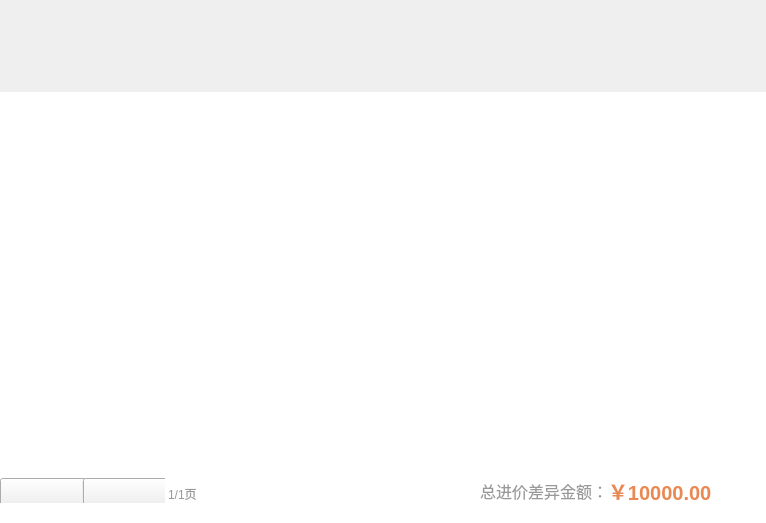
<?xml version="1.0" encoding="UTF-8"?>
<ui version="4.0">
 <class>StockOrderSearchWidget</class>
 <widget class="QWidget" name="StockOrderSearchWidget">
  <property name="geometry">
   <rect>
    <x>0</x>
    <y>0</y>
    <width>766</width>
    <height>523</height>
   </rect>
  </property>
  <property name="windowTitle">
   <string>Form</string>
  </property>
  <layout class="QVBoxLayout" name="verticalLayout">
   <property name="spacing">
    <number>0</number>
   </property>
   <property name="leftMargin">
    <number>0</number>
   </property>
   <property name="topMargin">
    <number>0</number>
   </property>
   <property name="rightMargin">
    <number>0</number>
   </property>
   <property name="bottomMargin">
    <number>0</number>
   </property>
   <item>
    <widget class="QWidget" name="topWidget" native="true">
     <property name="minimumSize">
      <size>
       <width>0</width>
       <height>62</height>
      </size>
     </property>
     <property name="maximumSize">
      <size>
       <width>16777215</width>
       <height>62</height>
      </size>
     </property>
     <layout class="QHBoxLayout" name="horizontalLayout">
      <property name="spacing">
       <number>0</number>
      </property>
      <property name="leftMargin">
       <number>0</number>
      </property>
      <property name="topMargin">
       <number>0</number>
      </property>
      <property name="rightMargin">
       <number>0</number>
      </property>
      <property name="bottomMargin">
       <number>0</number>
      </property>
      <item>
       <spacer name="horizontalSpacer">
        <property name="orientation">
         <enum>Qt::Horizontal</enum>
        </property>
        <property name="sizeHint" stdset="0">
         <size>
          <width>215</width>
          <height>20</height>
         </size>
        </property>
       </spacer>
      </item>
      <item>
       <widget class="SearchEdit" name="searchWidget" native="true">
        <property name="minimumSize">
         <size>
          <width>262</width>
          <height>32</height>
         </size>
        </property>
        <property name="maximumSize">
         <size>
          <width>262</width>
          <height>32</height>
         </size>
        </property>
       </widget>
      </item>
     </layout>
    </widget>
   </item>
   <item>
    <widget class="QWidget" name="mainWidget" native="true">
     <layout class="QVBoxLayout" name="verticalLayout_2">
      <property name="spacing">
       <number>0</number>
      </property>
      <property name="leftMargin">
       <number>0</number>
      </property>
      <property name="topMargin">
       <number>0</number>
      </property>
      <property name="rightMargin">
       <number>0</number>
      </property>
      <property name="bottomMargin">
       <number>0</number>
      </property>
      <item>
       <widget class="StockOrderSearchTitleWidget" name="titleWidget" native="true">
        <property name="minimumSize">
         <size>
          <width>0</width>
          <height>30</height>
         </size>
        </property>
        <property name="maximumSize">
         <size>
          <width>16777215</width>
          <height>30</height>
         </size>
        </property>
       </widget>
      </item>
      <item>
       <widget class="StockOrderSearchListView" name="listView">
        <property name="styleSheet">
         <string notr="true">QListView{
border:none;
}</string>
        </property>
       </widget>
      </item>
      <item>
       <widget class="QWidget" name="bottomWidget" native="true">
        <property name="minimumSize">
         <size>
          <width>0</width>
          <height>70</height>
         </size>
        </property>
        <property name="maximumSize">
         <size>
          <width>16777215</width>
          <height>70</height>
         </size>
        </property>
        <property name="styleSheet">
         <string notr="true">QWidget#bottomWidget{
	background-color:#ffffff;
}</string>
        </property>
        <layout class="QHBoxLayout" name="horizontalLayout_3">
         <property name="spacing">
          <number>16</number>
         </property>
         <property name="leftMargin">
          <number>0</number>
         </property>
         <property name="topMargin">
          <number>25</number>
         </property>
         <property name="rightMargin">
          <number>54</number>
         </property>
         <property name="bottomMargin">
          <number>20</number>
         </property>
         <item>
          <widget class="QWidget" name="leftWidget" native="true">
           <property name="minimumSize">
            <size>
             <width>200</width>
             <height>0</height>
            </size>
           </property>
           <property name="maximumSize">
            <size>
             <width>200</width>
             <height>16777215</height>
            </size>
           </property>
           <layout class="QHBoxLayout" name="horizontalLayout_4">
            <property name="spacing">
             <number>0</number>
            </property>
            <property name="leftMargin">
             <number>0</number>
            </property>
            <property name="topMargin">
             <number>0</number>
            </property>
            <property name="rightMargin">
             <number>0</number>
            </property>
            <property name="bottomMargin">
             <number>0</number>
            </property>
            <item>
             <spacer name="horizontalSpacer_2">
              <property name="orientation">
               <enum>Qt::Horizontal</enum>
              </property>
              <property name="sizeHint" stdset="0">
               <size>
                <width>40</width>
                <height>20</height>
               </size>
              </property>
             </spacer>
            </item>
            <item>
             <widget class="QWidget" name="widget_5" native="true">
              <layout class="QHBoxLayout" name="horizontalLayout_5">
               <property name="spacing">
                <number>0</number>
               </property>
               <property name="leftMargin">
                <number>0</number>
               </property>
               <property name="topMargin">
                <number>0</number>
               </property>
               <property name="rightMargin">
                <number>0</number>
               </property>
               <property name="bottomMargin">
                <number>0</number>
               </property>
               <item>
                <widget class="QPushButton" name="lastPageButton">
                 <property name="minimumSize">
                  <size>
                   <width>87</width>
                   <height>31</height>
                  </size>
                 </property>
                 <property name="maximumSize">
                  <size>
                   <width>87</width>
                   <height>37</height>
                  </size>
                 </property>
                 <property name="styleSheet">
                  <string notr="true">QPushButton
{
	border-image: url(:/saleImage/btn-up-nomal.png);
}

QPushButton:pressed
{
	border-image: url(:/saleImage/btn-up-pess.png);
}

QPushButton:disabled
{
border-image: url(:/saleImage/btn-up-disable.png);
}</string>
                 </property>
                 <property name="text">
                  <string/>
                 </property>
                </widget>
               </item>
               <item>
                <widget class="QWidget" name="widget_6" native="true">
                 <property name="minimumSize">
                  <size>
                   <width>1</width>
                   <height>18</height>
                  </size>
                 </property>
                 <property name="maximumSize">
                  <size>
                   <width>1</width>
                   <height>18</height>
                  </size>
                 </property>
                 <property name="styleSheet">
                  <string notr="true">border: 1px solid #ededed;</string>
                 </property>
                </widget>
               </item>
               <item>
                <widget class="QPushButton" name="nextPageButton">
                 <property name="minimumSize">
                  <size>
                   <width>87</width>
                   <height>31</height>
                  </size>
                 </property>
                 <property name="maximumSize">
                  <size>
                   <width>87</width>
                   <height>37</height>
                  </size>
                 </property>
                 <property name="styleSheet">
                  <string notr="true">QPushButton{
	border-image: url(:/saleImage/btn-down-nomal.png);
}

QPushButton:pressed{
	border-image: url(:/saleImage/btn-down-pess.png);
}

QPushButton:disabled{
	border-image: url(:/saleImage/btn-down-disabled.png);
}</string>
                 </property>
                 <property name="text">
                  <string/>
                 </property>
                </widget>
               </item>
              </layout>
             </widget>
            </item>
            <item>
             <spacer name="horizontalSpacer_3">
              <property name="orientation">
               <enum>Qt::Horizontal</enum>
              </property>
              <property name="sizeHint" stdset="0">
               <size>
                <width>40</width>
                <height>20</height>
               </size>
              </property>
             </spacer>
            </item>
            <item>
             <widget class="QLabel" name="pageLabel">
              <property name="styleSheet">
               <string notr="true">font-size:12px;
color:#999999;
font-family:&quot;微软雅黑&quot;;
padding-top:6px;</string>
              </property>
              <property name="text">
               <string>1/1页</string>
              </property>
             </widget>
            </item>
           </layout>
          </widget>
         </item>
         <item>
          <widget class="QWidget" name="widget" native="true">
           <layout class="QHBoxLayout" name="horizontalLayout_2">
            <property name="spacing">
             <number>0</number>
            </property>
            <property name="leftMargin">
             <number>0</number>
            </property>
            <property name="topMargin">
             <number>0</number>
            </property>
            <property name="rightMargin">
             <number>0</number>
            </property>
            <property name="bottomMargin">
             <number>0</number>
            </property>
            <item>
             <spacer name="horizontalSpacer_4">
              <property name="orientation">
               <enum>Qt::Horizontal</enum>
              </property>
              <property name="sizeHint" stdset="0">
               <size>
                <width>282</width>
                <height>20</height>
               </size>
              </property>
             </spacer>
            </item>
            <item>
             <widget class="QLabel" name="label">
              <property name="styleSheet">
               <string notr="true">font-family:&quot;微软雅黑&quot;;
font-size:16px;
color:#999999;</string>
              </property>
              <property name="text">
               <string>总进价差异金额：</string>
              </property>
             </widget>
            </item>
            <item>
             <widget class="QLabel" name="totalDifferPriceLabel">
              <property name="styleSheet">
               <string notr="true">font-family:&quot;微软雅黑&quot;;
font-size:20px;
font-weight:bold;
color:#ea8852;

</string>
              </property>
              <property name="text">
               <string>￥10000.00</string>
              </property>
             </widget>
            </item>
           </layout>
          </widget>
         </item>
        </layout>
       </widget>
      </item>
     </layout>
    </widget>
   </item>
  </layout>
 </widget>
 <customwidgets>
  <customwidget>
   <class>SearchEdit</class>
   <extends>QWidget</extends>
   <header>SearchEdit.h</header>
   <container>1</container>
  </customwidget>
  <customwidget>
   <class>StockOrderSearchTitleWidget</class>
   <extends>QWidget</extends>
   <header>StockOrderSearchTitleWidget.h</header>
   <container>1</container>
  </customwidget>
  <customwidget>
   <class>StockOrderSearchListView</class>
   <extends>QListView</extends>
   <header>StockOrderSearchListView.h</header>
  </customwidget>
 </customwidgets>
 <resources/>
 <connections/>
</ui>
